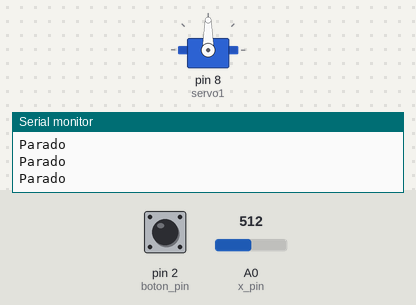
Simulated run of this sketch. Board: Arduino Uno, built with avr-gcc and run on an emulated ATmega328P. Shown: servo, the last lines printed to the serial monitor. The inputs (shaded band) are chosen by the test bench; at power-on: A0 (x_pin) = 512, pin 2 (boton_pin) HIGH.

Above: at 1.2 s.
1.3 s: A0 (x_pin) set to 560
2.8 s: A0 (x_pin) set to 582
At 3.4 s:
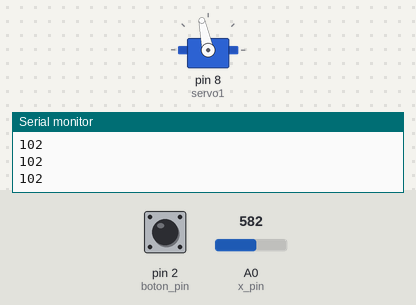
4.3 s: A0 (x_pin) set to 716
At 5.5 s:
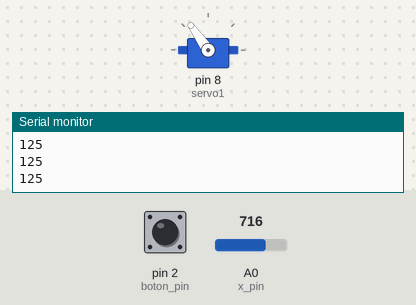
5.8 s: A0 (x_pin) set to 900
At 6.9 s:
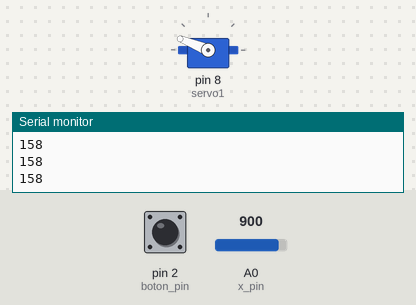
7.3 s: A0 (x_pin) set to 1023
At 8.0 s:
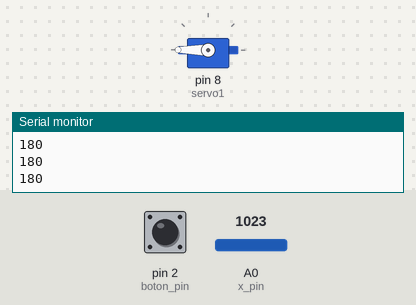
8.8 s: A0 (x_pin) set to 306
At 9.2 s:
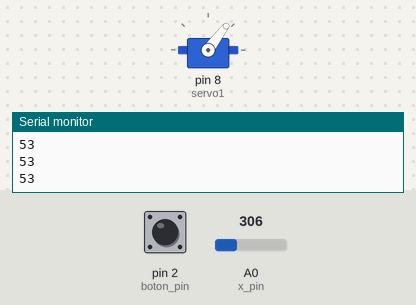
Timing chart, 0 to 11.3 s (numbered marks = the images above; inputs shaded):
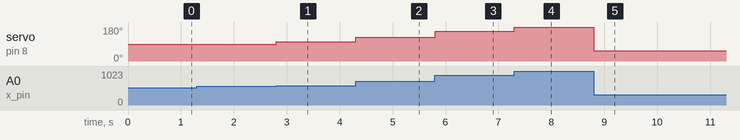

Measured:
- the behaviour switches between 568 and 569 on A0 (x_pin) (found by bisection; images 0 and 1)
- after the input at 2.8 s, servo on pin 8 (servo1): 90° → 102° at once
- after the input at 4.3 s, servo on pin 8 (servo1): 102° → 125° at once
- after the input at 5.8 s, servo on pin 8 (servo1): 125° → 158° at once
- after the input at 7.3 s, servo on pin 8 (servo1): 158° → 180° at once
- after the input at 8.8 s, servo on pin 8 (servo1): 180° → 53° at once

The sketch:

P4_EJ3.ino
```cpp
#include <Servo.h>
Servo servo1;
const int boton_pin = 2; // Pin para el boton pin2
const int x_pin = 0; // eje X A0
const int y_pin = 1; // eje Y A1
const int choque1 = 5;  // sensor choque 1
const int choque2 = 4;  // sensor choque 2
int modo = 0;

void setup() {
  Serial.begin(9600);
  servo1.attach(8);
  pinMode(boton_pin, INPUT);
  pinMode(choque1, INPUT);
  pinMode(choque2, INPUT);
  digitalWrite(boton_pin, HIGH);
}

void loop() {
  if(modo == 0){ // Calibrar
    modo = 1;
  }
  if(modo == 1){ // Manual
    int dir = valorJoys();
    if(dir > 80 and dir <100){
       servo1.write(90);
        Serial.println("Parado");
    }
    else {
        servo1.write(dir);
        Serial.println(dir);
    }
    int boton = digitalRead(boton_pin);
    if( boton == LOW){
      Serial.println(boton);
      if(modo == 1) modo = 2;
      else modo = 1;
    }
  }
  if(modo == 2){ // Automatico
    moverAuto();
  }
  // delay(500);
}

int valorJoys(){
  return map(analogRead(x_pin),0,1023,0,180);
}

void moverAuto(){
  int dir = 0;
  while(modo == 2){
    if(digitalRead(choque1) == LOW) dir = 180;
    if(digitalRead(choque2) == LOW) dir = 0;
    while(digitalRead(choque1) == HIGH && digitalRead(choque2) == HIGH){
      if(dir == 0) servo1.write(dir);
      else if(dir == 180) servo1.write(dir);
      if(digitalRead(boton_pin) == LOW){
        if(modo == 1) modo = 2;
        else modo = 1;
        return;
      }
    }

  }
}
```
